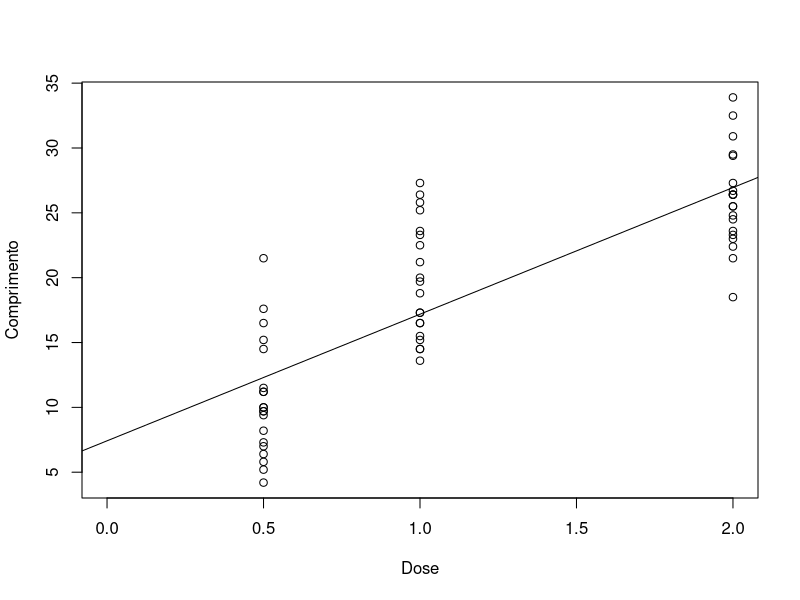
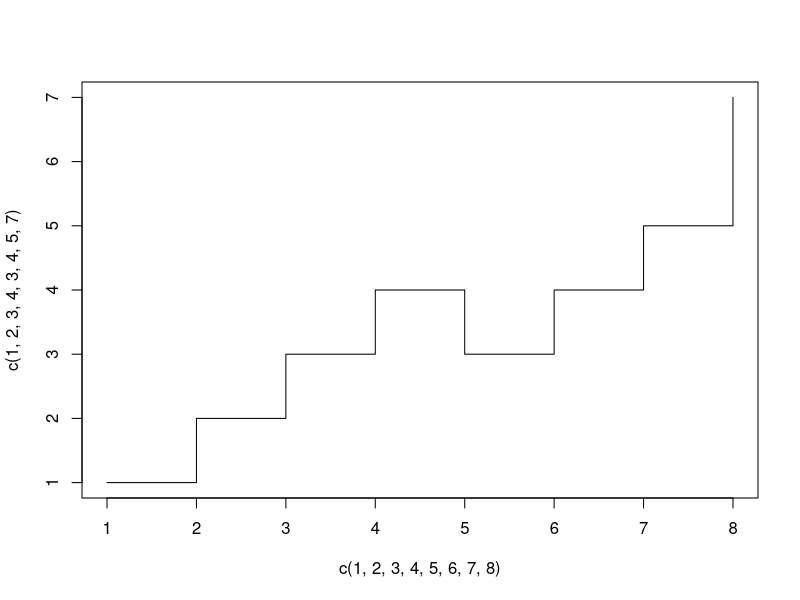

Write the R code that produced these figures, in order.
View(ToothGrowth)


plot(ToothGrowth$dose, ToothGrowth$len,
     xlim = c(0,2),
     xlab = 'Dose', ylab = 'Comprimento')


# Comprimento = MediaGlobal + Dose
lm1 = lm(len ~ dose, ToothGrowth)

intercepto = coef(lm1)[1]
angulacao = coef(lm1)[2]

# Y = 7.4225 + 9.763571 * X
# Y = a + b * X

abline(a = intercepto, b = angulacao)

plot(
  x = c(1,2,3,4,5,6,7,8),
  y = c(1,2,3,4,3,4,5,7),
  type = 's'
)

?base::plot


data('ToothGrowth')
?data
attach(ToothGrowth)

